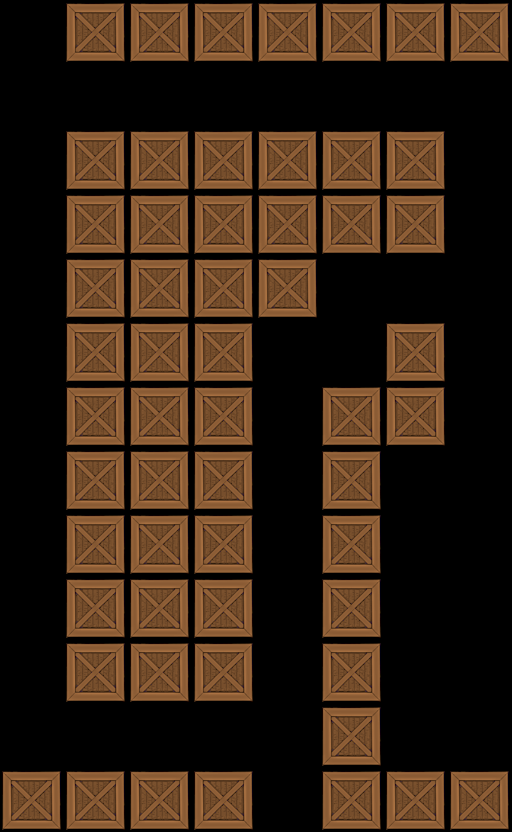

This game map was drawn from its Tiled (.tmx) file and the tilesets committed beside it. A one-line description and the trimmed map source follow:
An orthogonal 8x13 tile map with 64x64 px tiles, 1 tile layer (Tile Layer 1).

<map version="1.0" orientation="orthogonal" width="8" height="13" tilewidth="64" tileheight="64">
 <tileset firstgid="1" name="crate" tilewidth="64" tileheight="64">
  <image source="../../crate2.png" width="64" height="64" />
 </tileset>
 <layer name="Tile Layer 1" width="8" height="13">
  <data>[104 cells, 56 non-empty, 1 distinct tile ids]</data>
 </layer>
</map>
